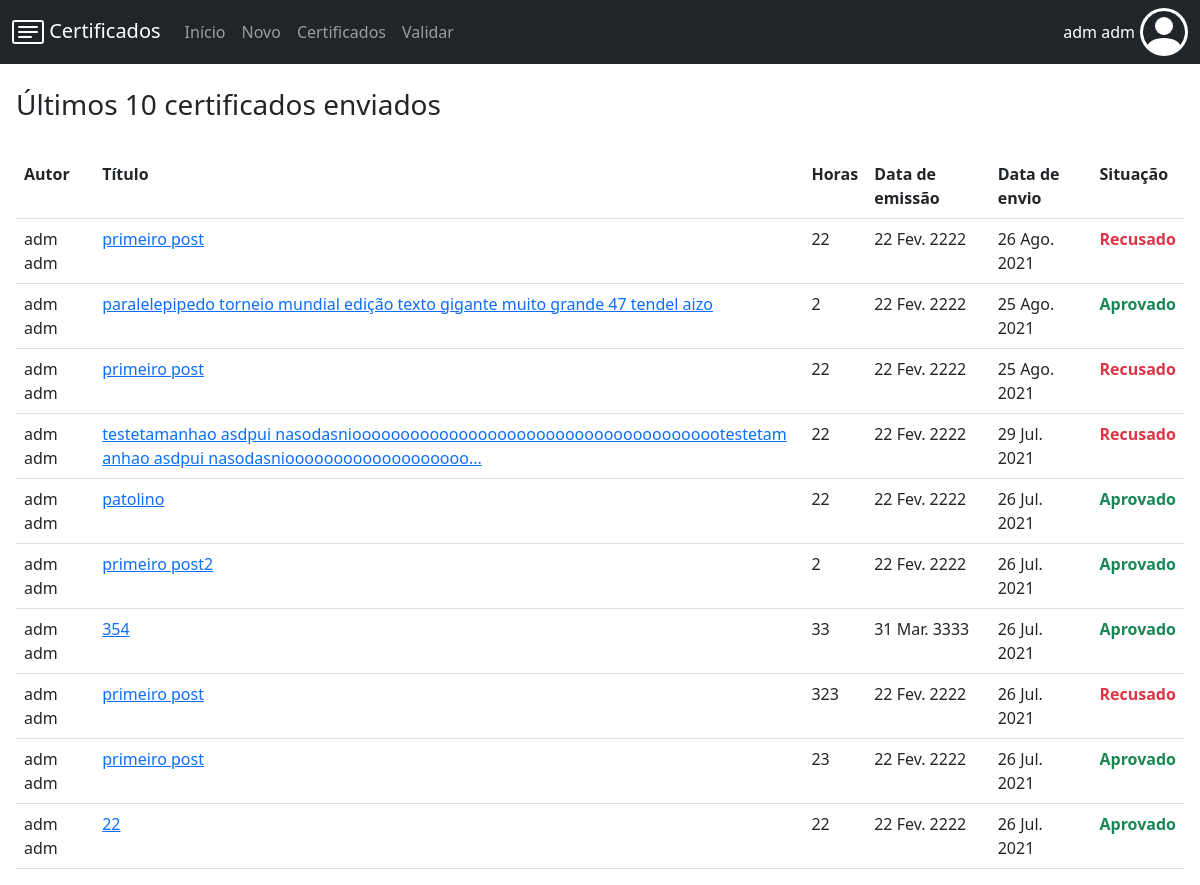
Page /certificados/ (signed in) on the earlier database version.
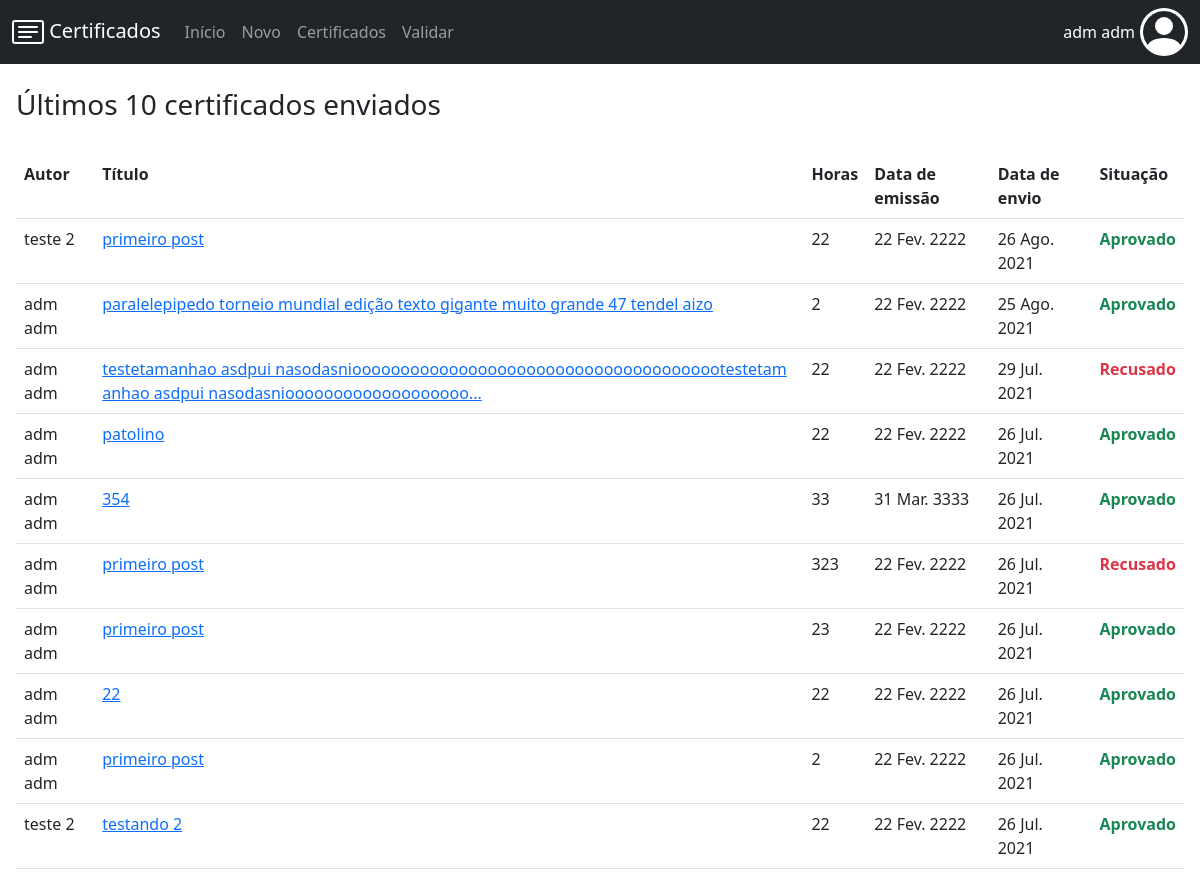
Same page on the later database version.
### certificados/models.py (models this page shows)
class Certificado(models.Model):
    horas = models.IntegerField()
    titulo = models.CharField(max_length=150)
    data_emissao = models.DateTimeField()
    data_envio = models.DateTimeField(default=timezone.now)
    situacao = models.SmallIntegerField(default = 2)
    imagem = models.ImageField(upload_to = 'certificados/', default = "certificados/padrao.png")
    usuario = models.ForeignKey('auth.User', on_delete=models.CASCADE)
    categoria = models.ForeignKey('Categoria', on_delete=models.CASCADE)
    def __str__(self):
        return self.titulo + " (" + str(self.id) + ")"
    def tamanho_titulo(self):
        t = len(self.titulo)
        if t <= 120:
            return self.titulo[0:120]
        else:
            return self.titulo[0:117] + "..."
    def tamanho_autor(self):
        a = len(self.usuario.first_name + " " + self.usuario.last_name)
        if a <= 100:
            return (self.usuario.first_name + " " + self.usuario.last_name)[0:100]
        else:
            return (self.usuario.first_name + " " + self.usuario.last_name)[0:97] + "..."

### certificados/views.py (the view)
# urls.py: path('', views.index, name='index'),
def index(request):
    if request.user.is_authenticated:
        if request.user.is_superuser:
            lista_certificados = Certificado.objects.order_by("-data_envio")[0:10]
        else:
            lista_certificados = Certificado.objects.filter(usuario=request.user).order_by("-data_envio")[0:10]
        situacao = ["Aprovado", "Pendente", "Recusado", "Erro"]
        contexto = {'lista_certificados': lista_certificados, 'situacao':situacao}
        return render(request, 'certificados/index.html', contexto)
    else:
        return HttpResponseRedirect("/certificados/login/")

### certificados/templates/certificados/index.html
{% extends 'certificados/base.html' %}
{% block conteudo%}
    {% if lista_certificados %}
    <h3>Últimos 10 certificados enviados</h3>
        <table class="table" style="margin-top: 32px;">
            <tr>
                <th> Autor </th>
                <th> Título </th>
                <th class="form-horas"> Horas </th>
                <th class="form-data-emissao"> Data de emissão </th>
                <th> Data de envio </th>
                <th class="form-situacao"> Situação </th>
            </tr>
        {% for p in lista_certificados %}
            <tr id="tabela_{{p}}" style="display: normal;" class="elementos_tabela">
                <td class="break-word">{{p.tamanho_autor}}</td>
                <td class="break-all" id="titulo_tabela_{{p}}"><a href="/certificados/{{ p.id }}">{{p.tamanho_titulo}}</a></td>
                <td class="form-horas"> {{p.horas}} </td>
                <td class="form-data-emissao"> {{p.data_emissao|date:'d M. Y'}} </td>
                <td> {{p.data_envio|date:'d M. Y'}} </td>
                {% if p.situacao == 1 %}
                    <td class="form-situacao"><span id="situacao_{{p}}" class="fw-bold situacao_aprovado"> {{situacao.0}} </span></td>
                {% elif p.situacao == 2 %}
                    <td class="form-situacao"><span id="situacao_{{p}}" class="fw-bold situacao_pendente"> {{situacao.1}} </span></td>
                {% elif p.situacao == 3 %}
                    <td class="form-situacao"><span id="situacao_{{p}}" class="fw-bold situacao_recusado"> {{situacao.2}} </span></td>
                {% else %}
                    <td class="form-situacao"><span id="situacao_{{p}}" class="fw-bold situacao_erro"> {{situacao.3}} </span></td>
                {% endif %}
            </tr>
        {% endfor %}
        </table>
    {% else %}
        <p>Nenhum certificado cadastrado.</p>
    {% endif %}
{% endblock %}

Differences in the rows shown:
removed Certificado: tamanho_autor "adm adm", tamanho_titulo "primeiro post", horas "22", data_emissao "22 Fev. 2222", data_envio "26 Ago. 2021", situacao "Recusado"
removed Certificado: tamanho_autor "adm adm", tamanho_titulo "primeiro post", horas "22", data_emissao "22 Fev. 2222", data_envio "25 Ago. 2021", situacao "Recusado"
removed Certificado: tamanho_autor "adm adm", tamanho_titulo "primeiro post2", horas "2", data_emissao "22 Fev. 2222", data_envio "26 Jul. 2021", situacao "Aprovado"
added Certificado: tamanho_autor "teste 2", tamanho_titulo "primeiro post", horas "22", data_emissao "22 Fev. 2222", data_envio "26 Ago. 2021", situacao "Aprovado"
now on this page (row unchanged): Certificado: tamanho_autor "adm adm", tamanho_titulo "primeiro post", horas "2", data_emissao "22 Fev. 2222", data_envio "26 Jul. 2021", situacao "Aprovado"
now on this page (row edited): Certificado: tamanho_autor "teste 2", tamanho_titulo "testando 2", horas "22", data_emissao "22 Fev. 2222", data_envio "26 Jul. 2021", situacao "Aprovado"
